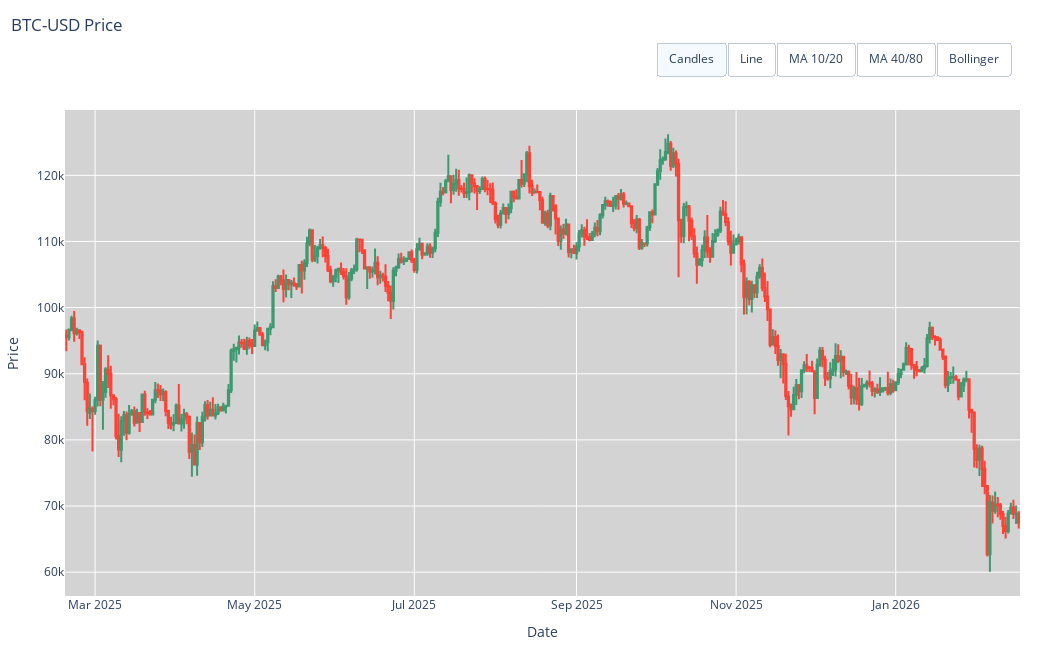

Notebook code for this chart:
### Code cell
import plotly.graph_objects as go

# ----------------------------
# Indicators
# ----------------------------
stock_data["M10"] = stock_data["Close"].rolling(window=10).mean()
stock_data["M20"] = stock_data["Close"].rolling(window=20).mean()

stock_data["M40"] = stock_data["Close"].rolling(window=40).mean()
stock_data["M80"] = stock_data["Close"].rolling(window=80).mean()

stock_data["SD"] = stock_data["Close"].rolling(window=20).std()
stock_data["UB"] = stock_data["M20"] + 2 * stock_data["SD"]
stock_data["LB"] = stock_data["M20"] - 2 * stock_data["SD"]


fig = go.Figure()

# 0 Close (line)
fig.add_trace(go.Scatter(
    x=stock_data.index, y=stock_data["Close"],
    mode="lines", name="Close"
))

# 1 Candles
fig.add_trace(go.Candlestick(
    x=stock_data.index,
    open=stock_data["Open"],
    high=stock_data["High"],
    low=stock_data["Low"],
    close=stock_data["Close"],
    name="Candles"
))

# 2-3 MA 10/20
fig.add_trace(go.Scatter(x=stock_data.index, y=stock_data["M10"], mode="lines", name="M10"))
fig.add_trace(go.Scatter(x=stock_data.index, y=stock_data["M20"], mode="lines", name="M20"))

# 4-5 MA 40/80
fig.add_trace(go.Scatter(x=stock_data.index, y=stock_data["M40"], mode="lines", name="M40"))
fig.add_trace(go.Scatter(x=stock_data.index, y=stock_data["M80"], mode="lines", name="M80"))

# 6-8 Bollinger Bands
fig.add_trace(go.Scatter(
    x=stock_data.index, y=stock_data["UB"],
    mode="lines", name="Upper BB"
))
fig.add_trace(go.Scatter(
    x=stock_data.index, y=stock_data["LB"],
    mode="lines", name="Lower BB",
    fill="tonexty"  # fill between UB (previous trace) and LB
))
fig.add_trace(go.Scatter(
    x=stock_data.index, y=stock_data["M20"],
    mode="lines", name="Middle BB (M20)"
))

# ----------------------------
# Visibility presets (length MUST be 9)
# ----------------------------
PRICE_CANDLES = [False, True,  False, False, False, False, False, False, False]
PRICE_LINE    = [True,  False, False, False, False, False, False, False, False]

MA_10_20      = [True,  False, True,  True,  False, False, False, False, False]
MA_40_80      = [True,  False, False, False, True,  True,  False, False, False]

BB_VIEW       = [True,  False, False, True,  False, False, True,  True,  True]
# (BB_VIEW includes Close + M20 + UB/LB + Middle; you can tweak if you want)

# Default view
for t in fig.data:
    t.visible = False
fig.data[1].visible = True  # default = candles

# ----------------------------
# Layout + Buttons (positioned to avoid title conflict)
# ----------------------------
fig.update_layout(
    title=dict(text=f"{ticker} Price", x=0.01, y=0.97),  # keep title slightly lower
    xaxis_title="Date",
    yaxis_title="Price",
    plot_bgcolor="lightgrey",
    xaxis_rangeslider_visible=False,
    width=1050,
    height=650,
    margin=dict(t=110, r=30, l=60, b=50),  # extra top margin for buttons + title
    updatemenus=[
        dict(
            type="buttons",
            direction="right",
            x=1.0,
            y=1.16,
            xanchor="right",
            yanchor="top",
            pad={"r": 10, "t": 10},
            buttons=[
                dict(
                    label="Candles",
                    method="update",
                    args=[{"visible": PRICE_CANDLES},
                          {"title": f"{ticker} Price (Candles)", "yaxis": {"title": "Price"}}],
                ),
                dict(
                    label="Line",
                    method="update",
                    args=[{"visible": PRICE_LINE},
                          {"title": f"{ticker} Price (Line)", "yaxis": {"title": "Price"}}],
                ),
                dict(
                    label="MA 10/20",
                    method="update",
                    args=[{"visible": MA_10_20},
                          {"title": f"{ticker} Moving Averages (10/20)", "yaxis": {"title": "Price"}}],
                ),
                dict(
                    label="MA 40/80",
                    method="update",
                    args=[{"visible": MA_40_80},
                          {"title": f"{ticker} Moving Averages (40/80)", "yaxis": {"title": "Price"}}],
                ),
                dict(
                    label="Bollinger",
                    method="update",
                    args=[{"visible": BB_VIEW},
                          {"title": f"{ticker} Bollinger Bands (20, 2σ)", "yaxis": {"title": "Price"}}],
                ),
            ],
        )
    ],
)

fig.show()

### Figure 1 — Plotly figure (JSON) as saved in the notebook; plotly's stock layout.template omitted (floating-point values rounded to 4 significant figures; data arrays with more than 128 entries replaced by an {"elided": "..."} marker saying what was removed)
{"data": [{"mode": "lines", "name": "Close", "type": "scatter", "visible": false, "x": {"elided": "365 str values"}, "y": {"elided": "365 float values"}}, {"close": {"elided": "365 float values"}, "high": {"elided": "365 float values"}, "low": {"elided": "365 float values"}, "name": "Candles", "open": {"elided": "365 float values"}, "type": "candlestick", "visible": true, "x": {"elided": "365 str values"}}, {"mode": "lines", "name": "M10", "type": "scatter", "visible": false, "x": {"elided": "365 str values"}, "y": {"elided": "365 float values"}}, {"mode": "lines", "name": "M20", "type": "scatter", "visible": false, "x": {"elided": "365 str values"}, "y": {"elided": "365 float values"}}, {"mode": "lines", "name": "M40", "type": "scatter", "visible": false, "x": {"elided": "365 str values"}, "y": {"elided": "365 float values"}}, {"mode": "lines", "name": "M80", "type": "scatter", "visible": false, "x": {"elided": "365 str values"}, "y": {"elided": "365 float values"}}, {"mode": "lines", "name": "Upper BB", "type": "scatter", "visible": false, "x": {"elided": "365 str values"}, "y": {"elided": "365 float values"}}, {"fill": "tonexty", "mode": "lines", "name": "Lower BB", "type": "scatter", "visible": false, "x": {"elided": "365 str values"}, "y": {"elided": "365 float values"}}, {"mode": "lines", "name": "Middle BB (M20)", "type": "scatter", "visible": false, "x": {"elided": "365 str values"}, "y": {"elided": "365 float values"}}], "layout": {"height": 650, "margin": {"b": 50, "l": 60, "r": 30, "t": 110}, "plot_bgcolor": "lightgrey", "title": {"text": "BTC-USD Price", "x": 0.01, "y": 0.97}, "updatemenus": [{"buttons": [{"args": [{"visible": [false, true, false, false, false, false, false, false, false]}, {"title": "BTC-USD Price (Candles)", "yaxis": {"title": "Price"}}], "label": "Candles", "method": "update"}, {"args": [{"visible": [true, false, false, false, false, false, false, false, false]}, {"title": "BTC-USD Price (Line)", "yaxis": {"title": "Price"}}], "label": "Line", "method": "update"}, {"args": [{"visible": [true, false, true, true, false, false, false, false, false]}, {"title": "BTC-USD Moving Averages (10/20)", "yaxis": {"title": "Price"}}], "label": "MA 10/20", "method": "update"}, {"args": [{"visible": [true, false, false, false, true, true, false, false, false]}, {"title": "BTC-USD Moving Averages (40/80)", "yaxis": {"title": "Price"}}], "label": "MA 40/80", "method": "update"}, {"args": [{"visible": [true, false, false, true, false, false, true, true, true]}, {"title": "BTC-USD Bollinger Bands (20, 2σ)", "yaxis": {"title": "Price"}}], "label": "Bollinger", "method": "update"}], "direction": "right", "pad": {"r": 10, "t": 10}, "type": "buttons", "x": 1, "xanchor": "right", "y": 1.16, "yanchor": "top"}], "width": 1050, "xaxis": {"rangeslider": {"visible": false}, "title": {"text": "Date"}}, "yaxis": {"title": {"text": "Price"}}}}
